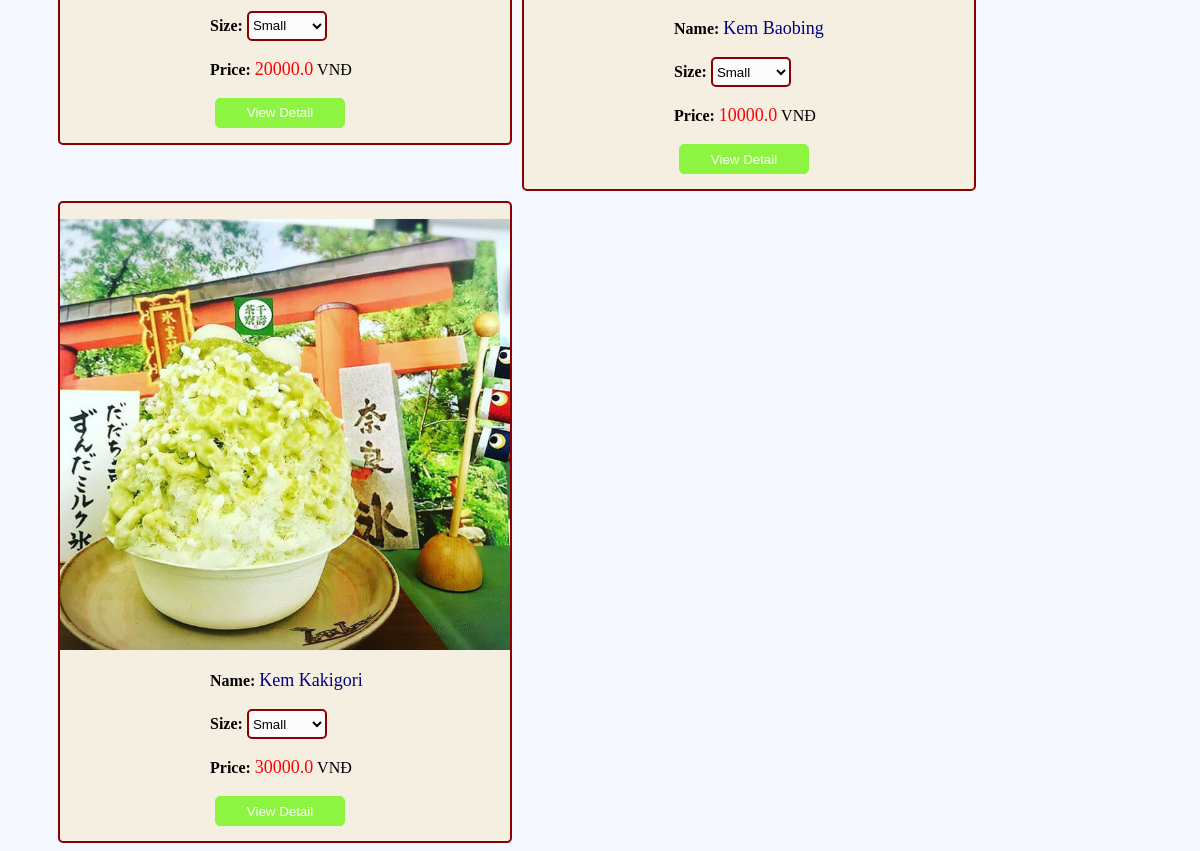
Page /home/ (lower part) on the earlier database version.
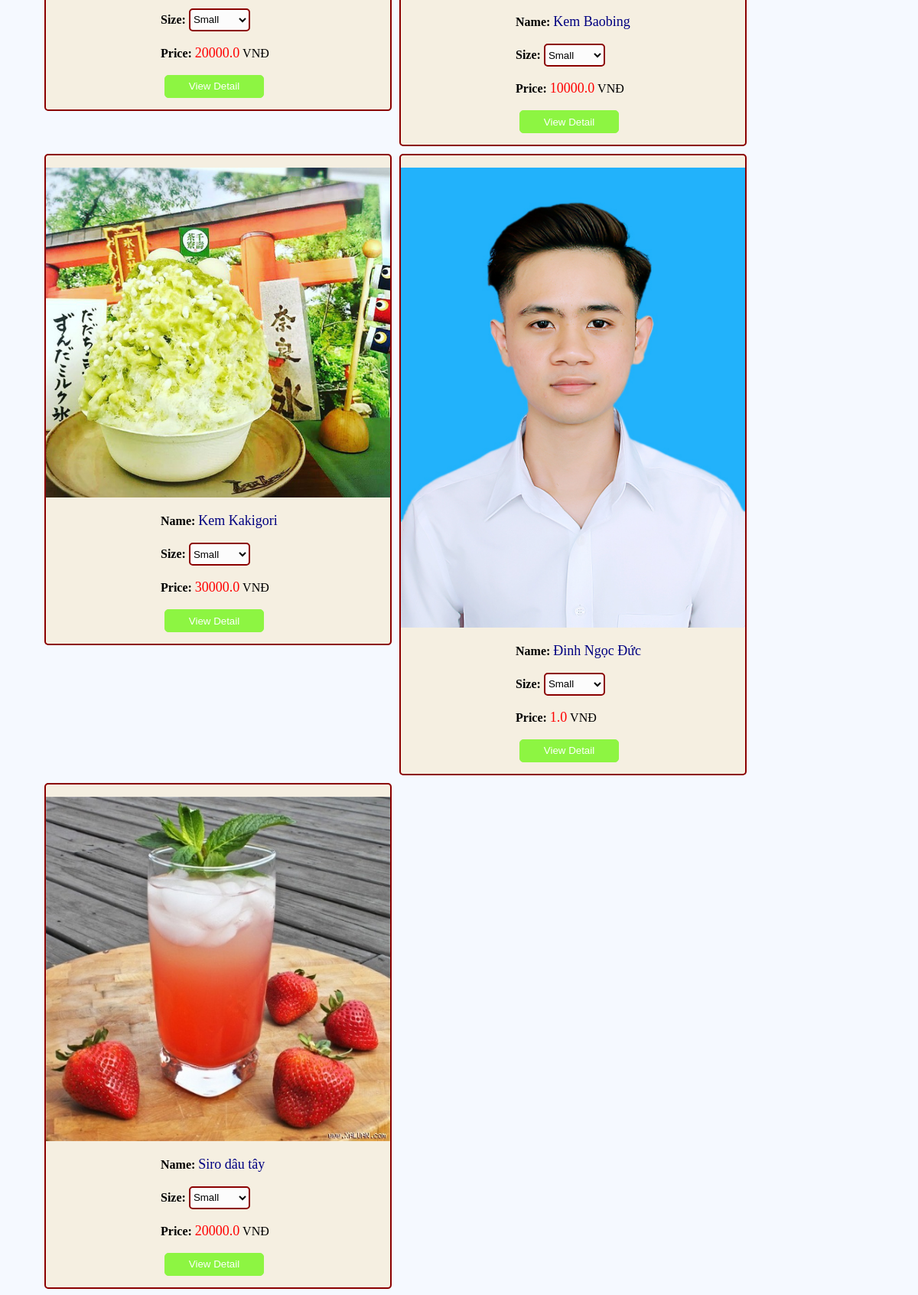
Same page on the later database version.
### order/models.py (models this page shows, shortened)
class Ice_Cream(models.Model):
    name = models.CharField(max_length=200)
    images = models.ImageField()
    price = models.FloatField(default=0)
    ice_size = (
        ('S', 'Small'),
        ('M', 'Medium'),
        ('L', 'Large'),
    )
    size = models.CharField(max_length=1, choices=ice_size)
    ice_categories = (
        ('N', 'Normal'),
        ('G', 'Good'),
        ('D', 'Delicious'),
    )
    categories = models.CharField(max_length=100, choices=ice_categories, default='')
    ice_frequency = (
        ('F', 'Favorite'),
        ('L', 'Little'),
    )
    frequencies = models.CharField(max_length=100, choices=ice_frequency, default='')
    description = models.TextField(max_length=1000, default='')

### order/views.py (the view)
# urls.py: 2. Add a URL to urlpatterns:  path('', views.home, name='home')
def home(request):
    context = {
        'user': request.user,
        'ice_cream': Ice_Cream.objects.all(),
    }
    return render(request, 'order/home.html', context)

### order/templates/order/home.html (shortened to what this page needs)
{% load static %}
<!DOCTYPE html>
<html lang="en">
<head>
    <link rel="stylesheet" type="text/css" href="{% static 'order/style.css' %}">
</head>
<body>
<div class="container">
    <div style="flex-wrap: wrap; display: flex; margin-left: 30px; margin-top: 30px; padding-left: 10px;">
        {% for item in ice_cream %}
        <div class="item"
             style="margin-left: 10px; height: fit-content; border-radius: 5px; background-color: rgb(245, 239, 225);">
            <form action="{% url 'detail' %}" method="post">
                <p><img src="{{item.images.url}}" width="450px" height="auto"></p>
                <div class="info" style="margin-left: 150px; margin-bottom: 15px;">
                    <div><strong>Name: </strong><font size="+1" color="navy">{{item.name}}</font></div>
                    <br/>
                    <div><strong>Size:</strong>
                        <select name="size"
                                style="border: solid 2px darkred; border-radius: 5px; width: 80px; height: 30px; background-color: rgb(252, 252, 252);">
                            <option value="S">Small</option>
                        </select>
                    </div>
                    <br/>
                    <div><strong>Price: </strong><font size="+1" color="red">{{item.price}}</font> VNĐ</div>
                    <br/>
                    <button type="submit" style="margin-left: 5px; border-radius: 5px; width: 130px; height: 30px;">View
                        Detail
                    </button>
                </div>
            </form>
        </div>
        {% endfor%}
    </div>
</div>
</body>
</html>

Differences in the rows shown:
added Ice_Cream: images (picture), name "Đinh Ngọc Đức", price "1.0"
added Ice_Cream: images (picture), name "Siro dâu tây", price "20000.0"
